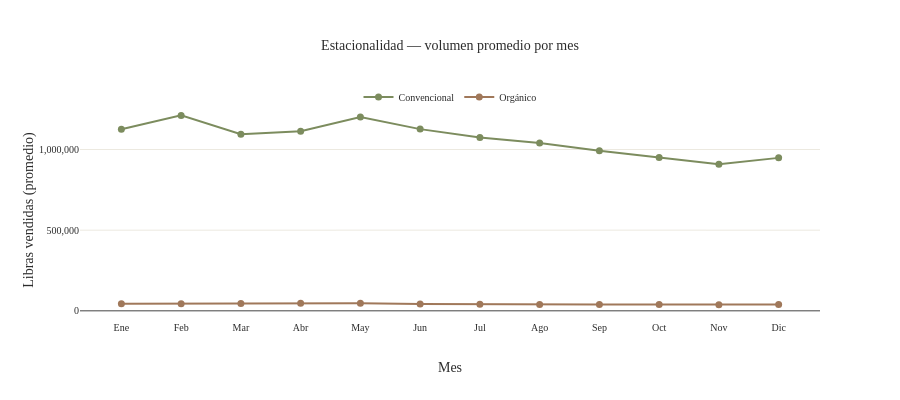

This figure's notebook cell:
### Code cell
# ── GRÁFICO 4: Estacionalidad — volumen por mes ───────────────────────────────
# Promedio mensual para ver patrones que se repiten año a año

MESES = ["Ene", "Feb", "Mar", "Abr", "May", "Jun",
         "Jul", "Ago", "Sep", "Oct", "Nov", "Dic"]

estacionalidad = (
    palta_1
    .groupby([palta_1["Fecha"].dt.month, "Tipo"])["TotalVolume"]
    .mean()
    .reset_index()
    .rename(columns={"Fecha": "Mes"})
)
estacionalidad["Mes_nombre"] = estacionalidad["Mes"].apply(lambda x: MESES[x-1])

convencional_e = estacionalidad[estacionalidad["Tipo"] == "conventional"]
organico_e     = estacionalidad[estacionalidad["Tipo"] == "organic"]

fig4 = go.Figure()

fig4.add_trace(go.Scatter(
    x    = convencional_e["Mes_nombre"],
    y    = convencional_e["TotalVolume"],
    name = "Convencional",
    mode = "lines+markers",
    line = dict(color=PALETA["oliva"], width=2),
    marker = dict(size=7, color=PALETA["oliva"]),
))

fig4.add_trace(go.Scatter(
    x    = organico_e["Mes_nombre"],
    y    = organico_e["TotalVolume"],
    name = "Orgánico",
    mode = "lines+markers",
    line = dict(color=PALETA["tierra"], width=2),
    marker = dict(size=7, color=PALETA["tierra"]),
))

fig4.update_layout(
    title       = "Estacionalidad — volumen promedio por mes",
    xaxis_title = "Mes",
    yaxis_title = "Libras vendidas (promedio)",
    yaxis       = dict(tickformat=",.0f"),
    height      = 400,
    legend      = dict(orientation="h", y=1.08, x=0.5, xanchor="center"),
    xaxis       = dict(categoryorder="array", categoryarray=MESES),
)

fig4.show()

### Figure 1 — Plotly figure (JSON) as saved in the notebook; plotly's stock layout.template omitted (floating-point values rounded to 4 significant figures)
{"data": [{"line": {"color": "#7C8C5E", "width": 2}, "marker": {"color": "#7C8C5E", "size": 7}, "mode": "lines+markers", "name": "Convencional", "type": "scatter", "x": ["Ene", "Feb", "Mar", "Abr", "May", "Jun", "Jul", "Ago", "Sep", "Oct", "Nov", "Dic"], "y": [1126000.0, 1212000.0, 1095000.0, 1113000.0, 1201000.0, 1126000.0, 1074000.0, 1040000.0, 993000.0, 950300.0, 908400.0, 948200.0]}, {"line": {"color": "#A0785A", "width": 2}, "marker": {"color": "#A0785A", "size": 7}, "mode": "lines+markers", "name": "Orgánico", "type": "scatter", "x": ["Ene", "Feb", "Mar", "Abr", "May", "Jun", "Jul", "Ago", "Sep", "Oct", "Nov", "Dic"], "y": [44080.0, 44490.0, 45770.0, 46830.0, 46670.0, 42870.0, 40150.0, 39060.0, 39300.0, 39540.0, 38540.0, 39360.0]}], "layout": {"height": 400, "legend": {"orientation": "h", "x": 0.5, "xanchor": "center", "y": 1.08}, "title": {"text": "Estacionalidad — volumen promedio por mes"}, "xaxis": {"categoryarray": ["Ene", "Feb", "Mar", "Abr", "May", "Jun", "Jul", "Ago", "Sep", "Oct", "Nov", "Dic"], "categoryorder": "array", "title": {"text": "Mes"}}, "yaxis": {"tickformat": ",.0f", "title": {"text": "Libras vendidas (promedio)"}}}}
